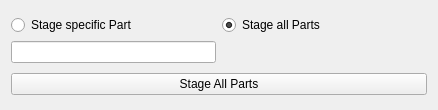
<?xml version="1.0" encoding="UTF-8"?>
<ui version="4.0">
 <class>stage_dialog</class>
 <widget class="QWidget" name="stage_dialog">
  <property name="geometry">
   <rect>
    <x>0</x>
    <y>0</y>
    <width>438</width>
    <height>110</height>
   </rect>
  </property>
  <property name="windowTitle">
   <string>Custom Clean - SnapCraft Gui</string>
  </property>
  <layout class="QVBoxLayout" name="verticalLayout">
   <item>
    <layout class="QGridLayout" name="gridLayout">
     <item row="2" column="0">
      <widget class="QLineEdit" name="part_name">
       <property name="sizePolicy">
        <sizepolicy hsizetype="Minimum" vsizetype="Fixed">
         <horstretch>0</horstretch>
         <verstretch>0</verstretch>
        </sizepolicy>
       </property>
      </widget>
     </item>
     <item row="0" column="1">
      <widget class="QRadioButton" name="all_radio">
       <property name="text">
        <string>Stage all Parts</string>
       </property>
       <property name="checked">
        <bool>true</bool>
       </property>
      </widget>
     </item>
     <item row="0" column="0">
      <widget class="QRadioButton" name="specific_stage_radio">
       <property name="text">
        <string>Stage specific Part</string>
       </property>
      </widget>
     </item>
    </layout>
   </item>
   <item>
    <widget class="QPushButton" name="stage_button">
     <property name="text">
      <string>Stage All Parts</string>
     </property>
    </widget>
   </item>
  </layout>
 </widget>
 <resources/>
 <connections/>
</ui>
